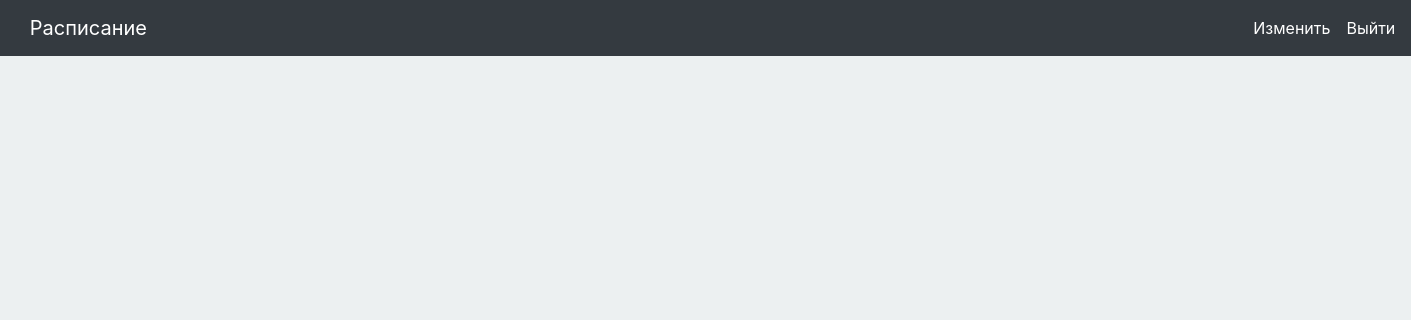
/ (signed in), run on an earlier commit of the app's database.
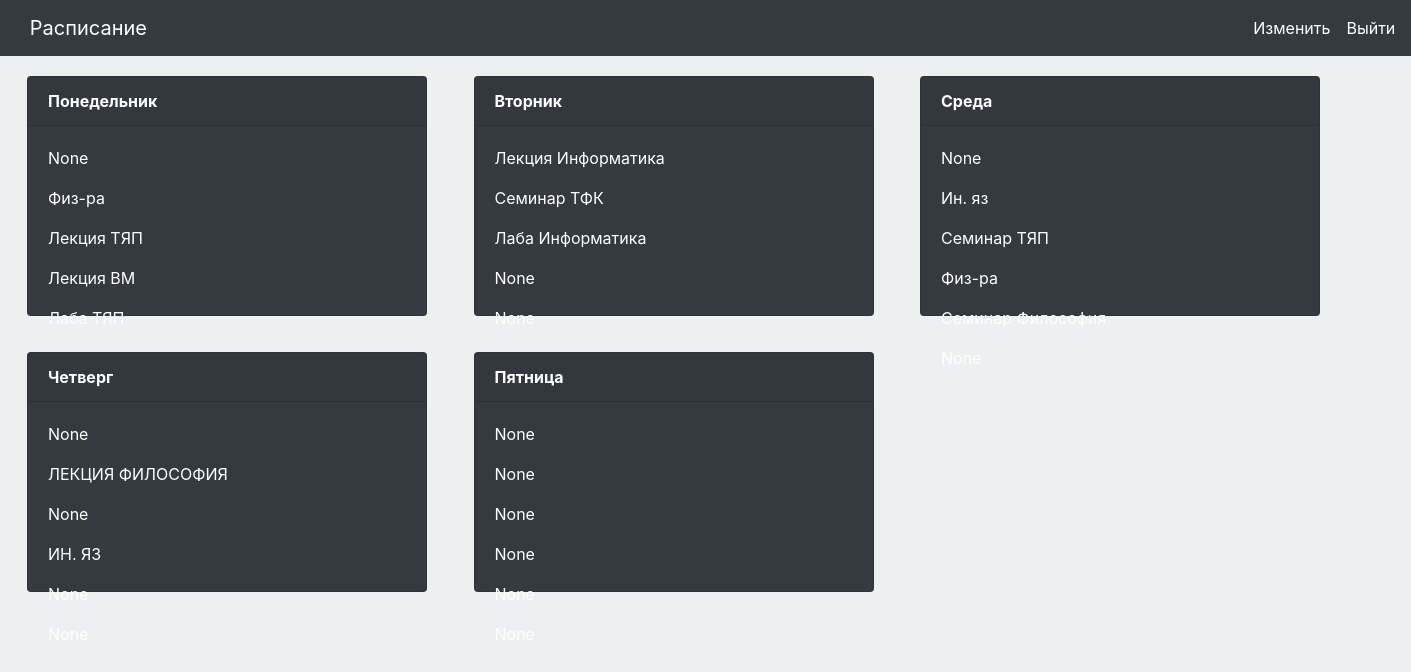
And on a later commit of the database.
### flask_project/models.py (models this page shows, shortened)
class Raspisanie(db.Model):
    day = db.Column(db.String(255), primary_key=True, unique=True)
    day_1 = db.Column(db.String(255), nullable=True, default='Отсутсувует')
    day_2 = db.Column(db.String(255), nullable=True, default='Отсутсувует')
    day_3 = db.Column(db.String(255), nullable=True, default='Отсутсувует')
    day_4 = db.Column(db.String(255), nullable=True, default='Отсутсувует')
    day_5 = db.Column(db.String(255), nullable=True, default='Отсутсувует')
    day_6 = db.Column(db.String(255), nullable=True, default='Отсутсувует')

### flask_project/routes.py (the view)
@app.route('/')
@login_required
def home():
	conn = sqlite3.connect('flask_project/site.db')
	c = conn.cursor()
	c.execute('SELECT * FROM raspisanie')
	all_rows = c.fetchall()
	return render_template('day.html', all_rows=all_rows)

### flask_project/models.py (called while the page is built)
@login_manager.user_loader
def load_user(user_id):
    return User.query.get(int(user_id))

### flask_project/templates/day.html
{% extends "layout.html" %}
{% block content %}
{% for data in all_rows %}
<div class="card-deck d-inline-block", style="margin-top: 20px; margin-right: 0px; margin-left: 12px">
	<div class="card mb-3 text-white bg-dark" style="width: 25rem; height: 15rem">
		<div class="card-header" style="font-weight: bold;">{{ data[0] }}</div>
  		<div class="card-body">
  			{% for i in data %}
  				{% if i == '-' or i == 'Понедельник' or i == 'Вторник' or i == 'Среда' or i == 'Четверг' or i == 'Пятница' %}
  				{% else %}
  					<p class="card-text">{{ i }}</p>
  				{% endif %}
  			{% endfor %}
  		</div>
	</div>
</div>
{% endfor %}
{% endblock %}

### flask_project/templates/layout.html (shortened to what this page needs)
<link rel="stylesheet" href="https://stackpath.bootstrapcdn.com/bootstrap/4.1.3/css/bootstrap.min.css">
<link rel="stylesheet" type="text/css" href="{{ url_for('static', filename='style.css') }}">
<body style="background-color: #ECF0F1;">
<nav class="navbar navbar-expand-lg navbar-light bg-dark">
  <a class="navbar-brand mr-4" style="color:white; margin-left: 1%;" href="{{ url_for('home') }}">Расписание</a>
   <div class="collapse navbar-collapse" id="navbarToggle">
   <div class="navbar-nav">
    {% if current_user.is_authenticated %}
        <a class="nav-item nav-link" style="color:white; margin-left: 680%" href="{{ url_for('edit') }}">Изменить</a>
        <a class="nav-item nav-link" style="color:white" href="{{ url_for('logout') }}">Выйти</a>
    {% else %}
    	<a class="nav-item nav-link" style="color:white; margin-left: 422%" href="{{ url_for('login') }}">Войти</a>
		<a class="nav-item nav-link" style="color:white" href="{{ url_for('registration') }}">Зарегистрироваться</a>
    </div>
    {% endif %}
    </div>
</nav>
{% block content %} {% endblock %}
</body>

What changed in the data, as far as the page shows it:
added Raspisanie: day "Понедельник", data "None", day_2 "Физ-ра", day_3 "Лекция ТЯП", day_4 "Лекция ВМ", day_5 "Лаба ТЯП"
added Raspisanie: day "Вторник", day_1 "Лекция Информатика", day_2 "Семинар ТФК", day_3 "Лаба Информатика", data "None" "None"
added Raspisanie: day "Среда", data "None", day_2 "Ин. яз", day_3 "Семинар ТЯП", day_4 "Физ-ра", day_5 "Семинар Философия"
added Raspisanie: day "Четверг", day_1 "None", day_2 "ЛЕКЦИЯ ФИЛОСОФИЯ", day_3 "None", day_4 "ИН. ЯЗ", day_5 "None"
added Raspisanie: day "Пятница", data "None" "None" "None" "None" "None"
